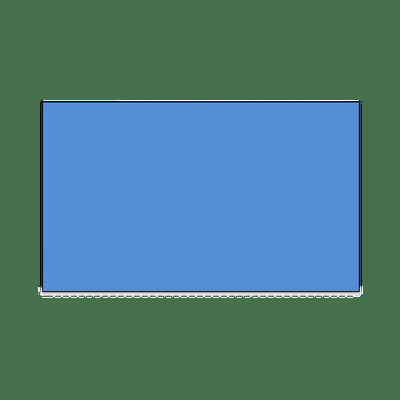
#> input picture chap14/rectangle.png, 400 x 400 px
$ jupyter execute --allow-errors chap146.ipynb   (older library calls are emulated)
#> lines starting #> are read from the running program, lines starting #| are printed output that depends on the picture; after the words box and inside, x2 and y2 are one past the last pixel; in counts of white or black regions, pixels touching at a corner belong together
[cell 1]
import cv2
import numpy as np
from matplotlib import pyplot as plt

[cell 2]
img = cv2.imread('lena.png',0)

#> (the rest of this cell did not finish here and is left out)

[cell 3]
img = cv2.imread('lena.png',0)
edges = cv2.Canny(img,100,200)

#> (the rest of this cell did not finish here and is left out)

[cell 4]
im = cv2.imread('rectangle.png')
#> im is the input picture: shape (400, 400, 3); mean B, G, R 128.2, 123.4, 77.3
imgray = cv2.cvtColor(im,cv2.COLOR_BGR2GRAY)
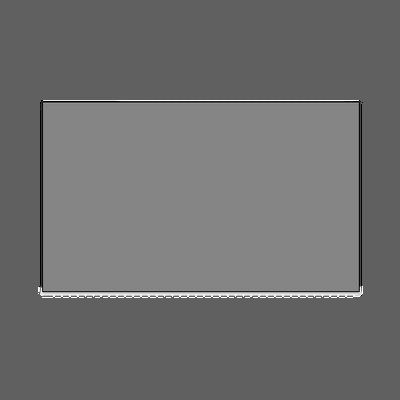
#> imgray: shape (400, 400); min 0, max 255, mean 110.4
imgray = cv2.GaussianBlur(imgray,(5,5),0)
# ret,thresh = cv2.threshold(imgray,245,255,0)
thresh = cv2.adaptiveThreshold(imgray, 255, cv2.ADAPTIVE_THRESH_GAUSSIAN_C,cv2.THRESH_BINARY, 11, 2)
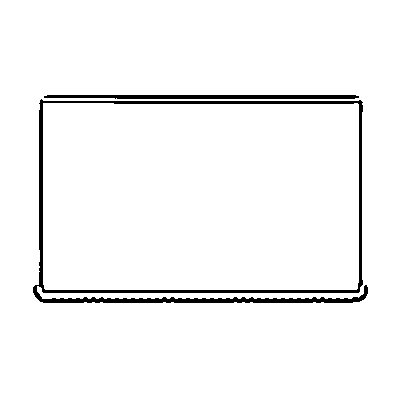
#> thresh: shape (400, 400); 96.3% white; 2 black regions

kernel = np.ones((5,5),np.uint8)
# [4 lines of commented-out code are left out]

plt.figure(figsize=(24,8))
plt.subplot(1,3,1),plt.imshow(im)
plt.title('Original'), plt.xticks([]), plt.yticks([])
plt.subplot(1,3,2),plt.imshow(imgray,cmap = 'gray')
plt.title('Laplacian'), plt.xticks([]), plt.yticks([])
plt.subplot(1,3,3),plt.imshow(thresh,cmap = 'gray')
plt.title('Sobel X'), plt.xticks([]), plt.yticks([])

plt.show()
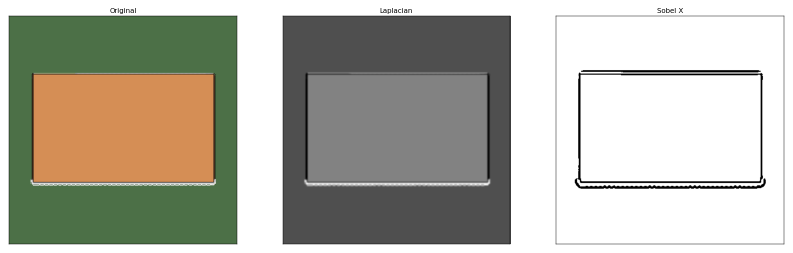
#> figure drawn by matplotlib, 3 panels; B, G, R data is drawn as R, G, B

[cell 5]
contours,hierarchy = cv2.findContours(thresh, cv2.RETR_TREE, cv2.CHAIN_APPROX_SIMPLE)
#> contours = 4 contours; box (x1, y1, x2, y2) and area: (0, 0, 400, 400) 159201, (32, 98, 369, 304) 64420, (43, 103, 359, 290) 58338, (43, 94, 360, 100) 1494
img0 = im.copy()
img1 = im.copy()
img0 = cv2.drawContours(img0, contours, 2, (255,0,0), 3)
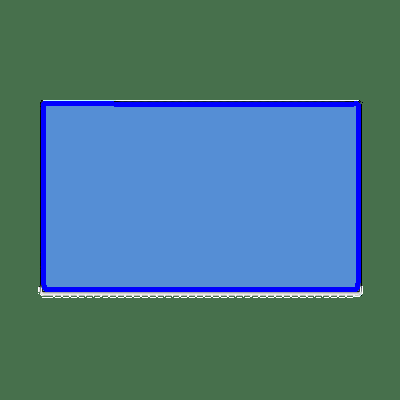
#> img0: shape (400, 400, 3); 3.11% of pixels changed, all inside (x1, y1, x2, y2) = (41, 101, 361, 292)
img1 = cv2.drawContours(img1, contours, 3, (255,0,0), 3)
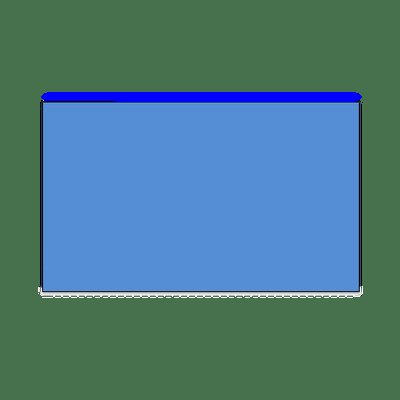
#> img1: shape (400, 400, 3); 1.93% of pixels changed, all inside (x1, y1, x2, y2) = (41, 92, 362, 102)

[cell 6]
plt.figure(figsize=(24,8))
plt.subplot(1,3,1),plt.imshow(im)
plt.title('Original'), plt.xticks([]), plt.yticks([])
plt.subplot(1,3,2),plt.imshow(img0,cmap = 'gray')
plt.title('Laplacian'), plt.xticks([]), plt.yticks([])
plt.subplot(1,3,3),plt.imshow(img1,cmap = 'gray')
plt.title('Sobel X'), plt.xticks([]), plt.yticks([])

plt.show()
#> figure, not shown here; B, G, R data is drawn as R, G, B

[cell 7]
cnt = contours[2]
#> cnt = contour of 15 points, box (x1, y1, x2, y2) (43, 103, 359, 290), area 58338
M = cv2.moments(cnt)
#> M = moments, m00 58337.5, centre m10/m00, m01/m00 = (200.4, 196.4)
print(M)
#> (printed output is left out)
cx = int(M['m10']/M['m00'])
#> cx = 200
cy = int(M['m01']/M['m00'])
#> cy = 196
img0 = cv2.rectangle(img0, (cx-2,cy-2),(cx+2,cy+2),(0,0,255),2)
#> img0: shape (400, 400, 3); 0.03% of pixels changed, all inside (x1, y1, x2, y2) = (197, 193, 204, 200)

size = []
for i in range(len(contours)):
    size.append((i, contours[i].shape[0]))
#> this loop made 4 passes
#> after the loop, size = [(0, 4), (1, 278), (2, 15), (3, 18)]

[cell 8]
plt.figure(figsize=(24,8))
plt.subplot(1,3,1),plt.imshow(im)
plt.title('Original'), plt.xticks([]), plt.yticks([])
plt.subplot(1,3,2),plt.imshow(img0,cmap = 'gray')
plt.title('Laplacian'), plt.xticks([]), plt.yticks([])
plt.subplot(1,3,3),plt.imshow(img1,cmap = 'gray')
plt.title('Sobel X'), plt.xticks([]), plt.yticks([])

plt.show()
#> figure, not shown here; B, G, R data is drawn as R, G, B

$ run again, with chap14/20201105_125557.png copied over chap14/rectangle.png
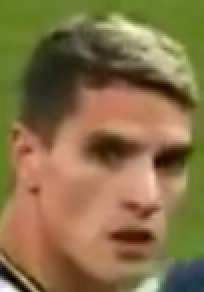
#> input picture chap14/20201105_125557.png, 102 x 146 px (shown 2 times larger)
#> im is the input picture: shape (146, 102, 3); mean B, G, R 71.5, 112.3, 134.1
#> `thresh = cv2.adaptiveThreshold(imgray, 255, cv2.ADAPTIVE_THRESH_GAUSSI..`:
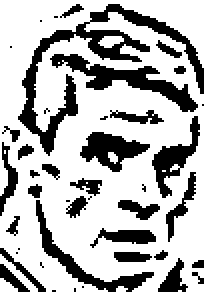
#> thresh: shape (146, 102) (shown 2 times larger); 70.5% white; 43 black regions (18 under 20 px)
#> contours = 63 contours, 39 with area under 20; largest, box (x1, y1, x2, y2) and area: (0, 0, 102, 146) 13108, (8, 10, 76, 79) 1067, (24, 26, 100, 57) 692, (39, 65, 76, 87) 424, (75, 57, 101, 100) 388
#> img1: shape (146, 102, 3); 1.13% of pixels changed, all inside (x1, y1, x2, y2) = (0, 125, 21, 146)
#> cnt = [[0, 139], [0, 145], [8, 145], [8, 144], [7, 144], [4, 141], [3, 141], [1, 139]]
#> M = moments, m00 28.5, centre m10/m00, m01/m00 = (2.91, 142.8)
#> (printed output is left out)
#> cx = 2
#> cy = 142
#> `img0 = cv2.rectangle(img0, (cx-2,cy-2),(cx+2,cy+2),(0,0,255),2)`:
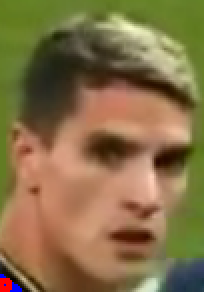
#> img0: shape (146, 102, 3) (shown 2 times larger); mean B, G, R 71.3, 111.7, 134.1
#> the loop `for i in range(len(contours)):` made 63 passes
#> after the loop `for i in range(len(contours)):`: size = 63 pairs, first value 0 to 62, second value 1 to 275
